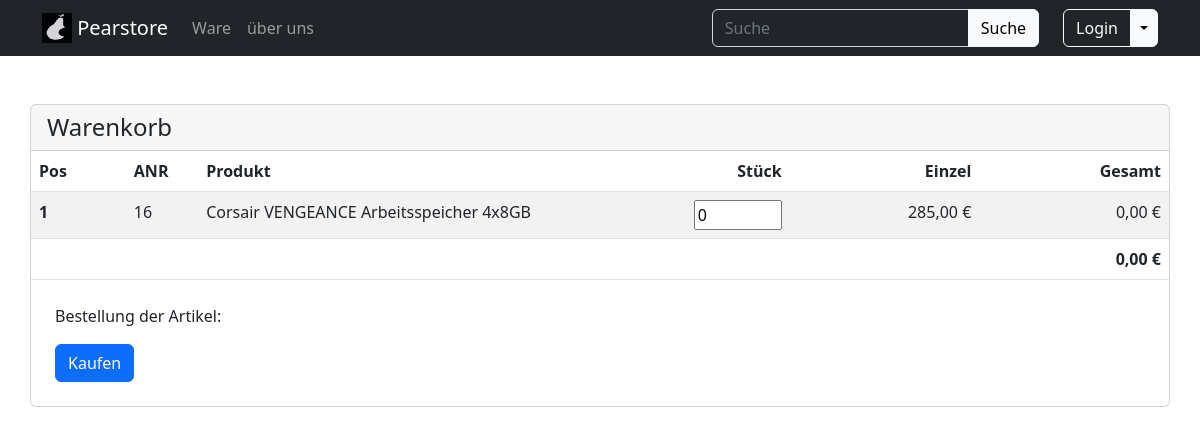
Page /www/html/warenkorb.php?anr=16 on the committed database.
### tables this page shows
CREATE TABLE Artikel (
    Anr INT NOT NULL PRIMARY KEY AUTO_INCREMENT,
    AArtid INT NOT NULL,
    Preis INT NOT NULL,
    Beschreibung VARCHAR(280) NOT NULL,
    Name VARCHAR(40) NOT NULL,
	Menge INT,
    FOREIGN KEY(AArtid) REFERENCES Artikel_Art (AArtid)
);

### www/html/_function.php (called while the page is built, shortened)
<?php
function mysql_select(string $quary, string $var_types = NULL, array $var_array = NULL): mysqli_result|bool {
    $_MYSQL_CONNECTION = mysqli_connect("pearshop_db","pearshop","itsstuttgart","pearstore_database");
    $stmt = $_MYSQL_CONNECTION->prepare($quary);
    if($var_types != NULL && $var_array != NULL){
        $stmt->bind_param($var_types, ...$var_array);
    }
    $execute = $stmt->execute();
    if($execute){
        $result = $stmt->get_result();
        if($result){
            return $result;
        } else {
            return True;
        }
    } else {
        return false;
    }
}
function getArtikelByAnr(int $anr): array|false {
    $result = mysql_select(
        "SELECT `Anr`, a.`AArtid`, `Preis`, `Beschreibung`, `Name`, aa.`AArt_Name`, `Menge` FROM `Artikel` as a JOIN `Artikel_Art` as aa ON aa.`AArtid` = a.`AArtid` WHERE `Anr` = ?;",
        "i",
        [$anr]
    );
    if($result->num_rows > 0){
        return $result->fetch_array(MYSQLI_ASSOC);
    }
    return False;
}
?>

### www/html/warenkorb.php (the view, shortened to what this page needs)
<?php
require_once('_function.php');
$warenkorb = [];
if(isset($_GET['anr'])) {
    $anr = (int) $_GET['anr'];
	$artikel = getArtikelByAnr($anr);
    if(!isset($warenkorb[$anr])){
        $warenkorb[$anr] = 0;
    }
}
$warenkorbArtikel = [];
foreach($warenkorb as $anr => $count){
    $artikel = getArtikelByAnr($anr);
    $artikel['count'] = $count;
    array_push($warenkorbArtikel, $artikel);
}
?>
<!DOCTYPE html>
<html lang="de">
<head>
    <link rel="stylesheet" href="/assets/css/bootstrap.min.css">
    <link rel="stylesheet" href="/assets/css/styles.css">
</head>
<body>
    <?php require_once("navbar.php"); ?>
    <div class="container pt-5">
        <div class="row">
            <div class="card px-0">
                <h4 class="card-header">
                    Warenkorb
                </h4>
                <table class="table table-striped table-hover card-body m-0">
                    <thead>
                        <tr>
                            <th scope="col" class="col-1">Pos</th>
                            <th scope="col" class="col-auto">ANR</th>
                            <th scope="col" class="col-auto">Produkt</th>
                            <th scope="col" class="col-1 text-end">Stück</th>
                            <th scope="col" class="col-2 text-end">Einzel</th>
                            <th scope="col" class="col-2 text-end">Gesamt</th>
                        </tr>
                    </thead>
                    <tbody>
                        <?php $gesPreis = 0; ?>
                        <?php foreach($warenkorbArtikel as $pos => $artikel): ?>
                        <tr>
                            <th scope="row"><?= $pos+1 ?></th>
                            <td><?= $artikel['Anr'] ?></td>
                            <td><?= $artikel['Name'] ?></td>
                            <td class="text-end">
                                <input type="number" id="tentacles" name="tentacles"
                                min="1" max="10" value="<?= $artikel['count'] ?>"></td>
                            <td class="text-end"><?= number_format($artikel['Preis'], 2, ',', ' ') ?> €</td>
                            <td class="text-end"><?= number_format(($artikel['Preis'] * $artikel['count']), 2, ',', ' ') ?> €</td>
                        </tr>
                        <?php $gesPreis += $artikel['Preis'] * $artikel['count']; ?>
                        <?php endforeach; ?>
                        <tr>
                            <th scope="row"colspan="5"></th></th>
                            <td class="text-end"><b><?= number_format($gesPreis, 2, ',', ' ') ?> €</b></td>
                        </tr>
                    </tbody>
                </table>
                <div class="card-body p-4">
                    <p class="card-text">Bestellung der Artikel:</p>
                    <a href="#" class="btn btn-primary">Kaufen</a>
                </div>
            </div>
        </div>
    </div>
</body>
</html>

### rows in the picture
artikel: Anr "16", Name "Corsair VENGEANCE Arbeitsspeicher 4x8GB", tentacles "0", Preis "285,00", $artikel['Preis']*$artikel['count'] "0,00"

### other values in the picture
$gesPreis "0,00"
